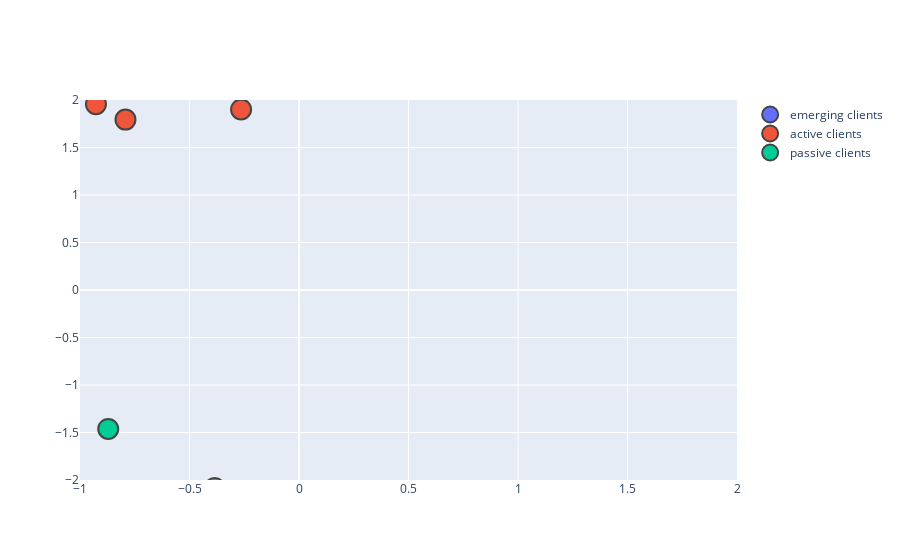

Notebook code cell kept with this figure:
### Code cell
np.random.seed(0)

fig = go.Figure()

cluster_labels = df_kmeans['label'].unique()

for idx, cluster_number in enumerate(cluster_labels):
    
    df_cluster = df_kmeans[df_kmeans['label']==cluster_number].copy()
    n_count = df_cluster.shape[0]
    center = mu_list[idx]
    
    # Generate coordinates
    df_simul_cluster = pd.DataFrame()
    df_simul_cluster['x'] = np.random.normal(center[0],1-dict_silhouette_clusters[cluster_number],n_count)
    df_simul_cluster['y'] = np.random.normal(center[1],1-dict_silhouette_clusters[cluster_number],n_count)
    
    # Associate coordinates to points w.r.t their distance to the center
    df_simul_cluster['distance_to_center'] = df_simul_cluster.apply(lambda x: distance_to_center(x, center), axis=1)
    df_simul_cluster = df_simul_cluster.sort_values(by='distance_to_center')
    df_cluster = df_cluster.sort_values(by='silhouette', ascending=False)
    df_cluster['x'] = df_simul_cluster['x'].values
    df_cluster['y'] = df_simul_cluster['y'].values
    
    d = df_cluster.drop(columns=['x','y','label']).to_dict('index')
    info = [d[x] for x in d.keys()]
    info_str = [str(x).replace(',','<br>').replace('{','').replace('}','') for x in info]
#     df_cluster['info'] = info_str
    
    # Graph
    fig.add_trace(go.Scatter(
                             x=df_cluster['x'], 
                             y=df_cluster['y'], 
                             text=['client ' + val for val in df_cluster['client_id'].values],
                             name=dict_label[cluster_number],
                             mode='markers',
                             marker=dict(size=20),
                             marker_line=dict(width=2),
                             hovertemplate=info_str
                            )
                 )

fig.update_layout(yaxis_range=[-2,2])
fig.update_layout(xaxis_range=[-1,2])
fig.show()

### Figure 1 — Plotly figure (JSON) as saved in the notebook; plotly's stock layout.template omitted (floating-point values rounded to 4 significant figures)
{"data": [{"hovertemplate": ["'client_id': '001'<br> 'nb_trades': 32<br> 'nb_products': 3<br> 'aum': 100000<br> 'age': 75<br> 'silhouette': 0.8264772812357588", "'client_id': '006'<br> 'nb_trades': 41<br> 'nb_products': 2<br> 'aum': 220000<br> 'age': 80<br> 'silhouette': 0.7958245735413468", "'client_id': '004'<br> 'nb_trades': 36<br> 'nb_products': 4<br> 'aum': 200000<br> 'age': 73<br> 'silhouette': 0.7936615144743847", "'client_id': '007'<br> 'nb_trades': 29<br> 'nb_products': 1<br> 'aum': 100000<br> 'age': 79<br> 'silhouette': 0.7546604663061691"], "marker": {"line": {"width": 2}, "size": 20}, "mode": "markers", "name": "emerging clients", "text": ["client 001", "client 006", "client 004", "client 007"], "type": "scatter", "x": [2.193, 2.472, 3.081, 2.851], "y": [-0.4714, 0.4583, -0.073, 0.9008]}, {"hovertemplate": ["'client_id': '003'<br> 'nb_trades': 2<br> 'nb_products': 2<br> 'aum': 3500000<br> 'age': 45<br> 'silhouette': 0.757483695439868", "'client_id': '010'<br> 'nb_trades': 3<br> 'nb_products': 2<br> 'aum': 4000000<br> 'age': 46<br> 'silhouette': 0.7571594994666456", "'client_id': '002'<br> 'nb_trades': 1<br> 'nb_products': 2<br> 'aum': 3000000<br> 'age': 33<br> 'silhouette': 0.6464306926156685", "'client_id': '011'<br> 'nb_trades': 15<br> 'nb_products': 6<br> 'aum': 4000000<br> 'age': 43<br> 'silhouette': 0.5040548691290675"], "marker": {"line": {"width": 2}, "size": 20}, "mode": "markers", "name": "active clients", "text": ["client 003", "client 010", "client 002", "client 011"], "type": "scatter", "x": [-0.7923, -0.9271, -1.052, -0.2645], "y": [1.794, 1.957, 2.117, 1.901]}, {"hovertemplate": ["'client_id': '008'<br> 'nb_trades': 3<br> 'nb_products': 10<br> 'aum': 90000<br> 'age': 25<br> 'silhouette': 0.816812175828537", "'client_id': '005'<br> 'nb_trades': 4<br> 'nb_products': 9<br> 'aum': 150000<br> 'age': 24<br> 'silhouette': 0.760473281610397", "'client_id': '009'<br> 'nb_trades': 2<br> 'nb_products': 13<br> 'aum': 210000<br> 'age': 21<br> 'silhouette': 0.7328312542507603"], "marker": {"line": {"width": 2}, "size": 20}, "mode": "markers", "name": "passive clients", "text": ["client 008", "client 005", "client 009"], "type": "scatter", "x": [-0.8711, -0.3849, -1.084], "y": [-1.463, -2.084, -2.783]}], "layout": {"xaxis": {"range": [-1, 2]}, "yaxis": {"range": [-2, 2]}}}
